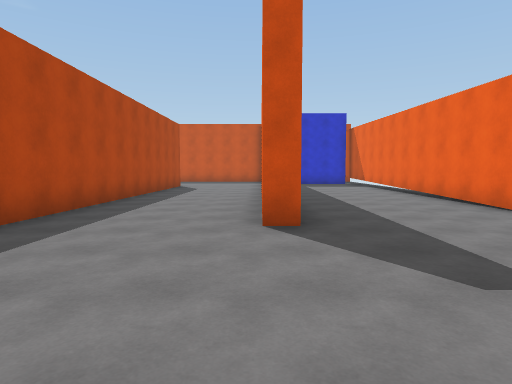
view 1 (above)

21 first-person views from a walk through a scene from a Unity 3-D project. The camera is 1.5 m above the floor, tilts 4° down and sees 75° across. The floor is counted in squares, 2 m on a side. Each view is taken from the middle of a square. On the plan, view 1 faces up. The plan holds only what a view shows up to about 11 squares ahead; the rest is blank. The place goes on beyond the plan.

view 2
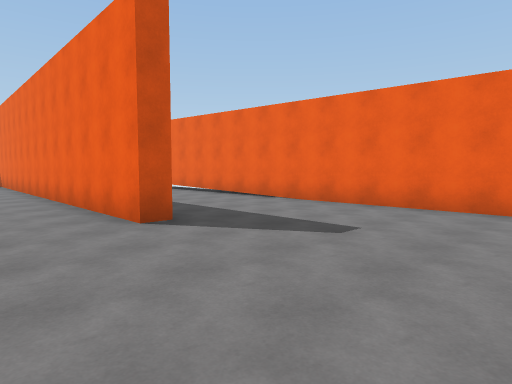

view 3
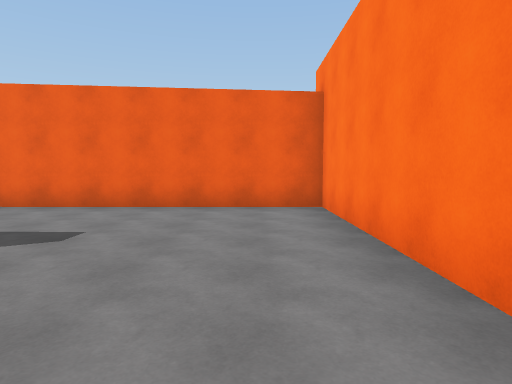

view 4
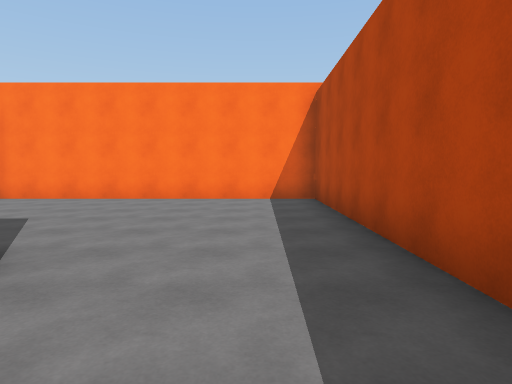

view 5
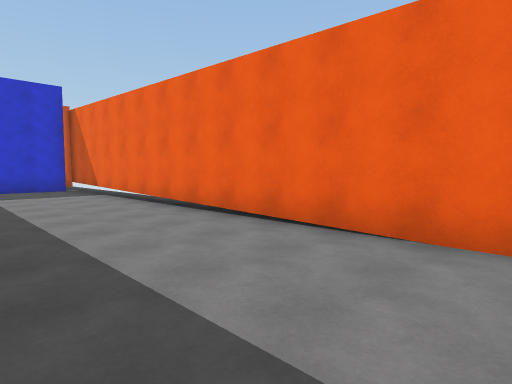

view 6
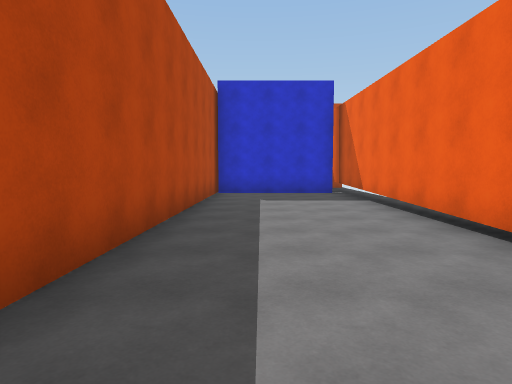

view 7
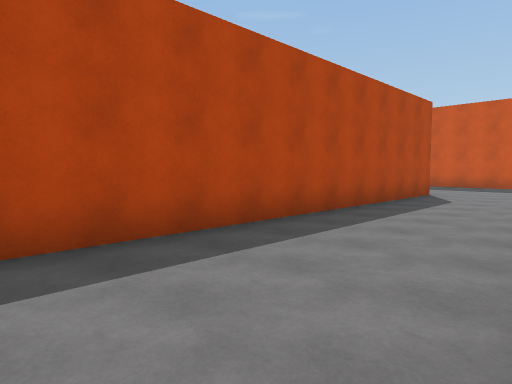

view 8
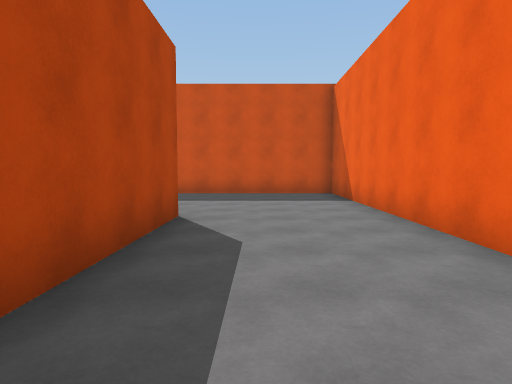

view 9
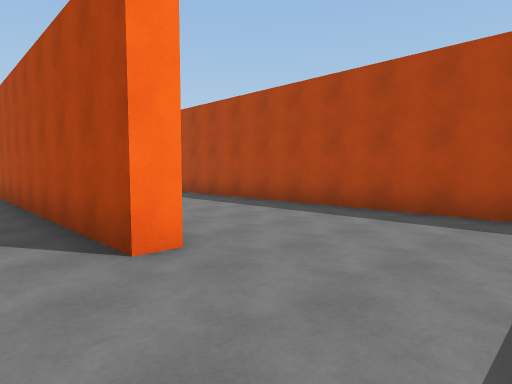

view 10
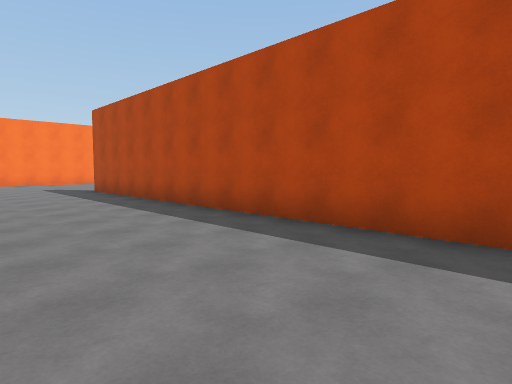

view 11
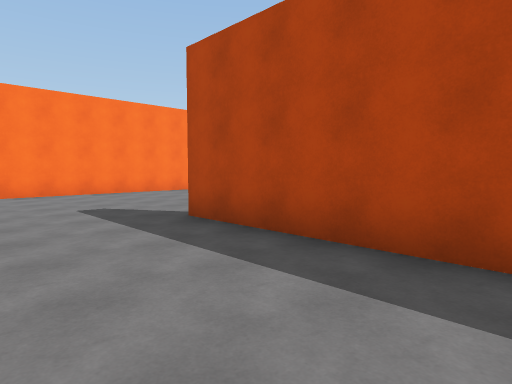

view 12
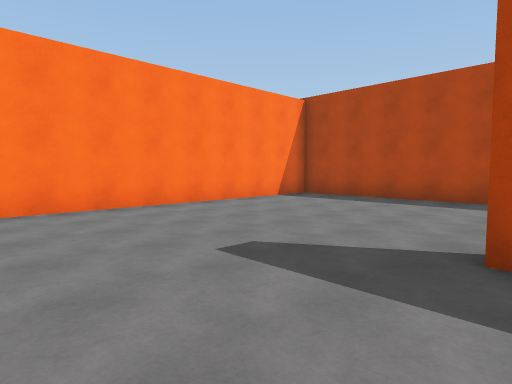

view 13
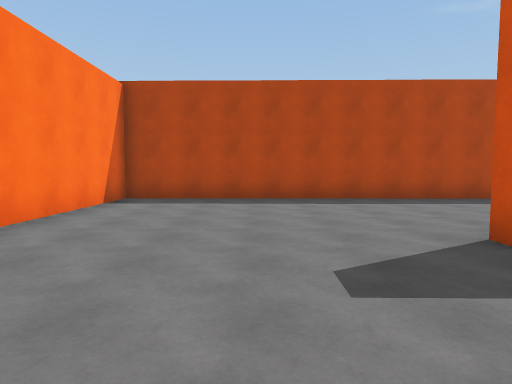

view 14
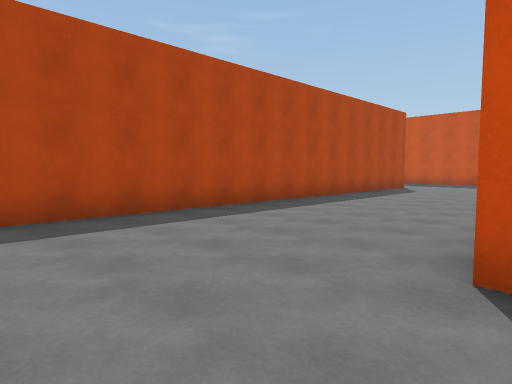

view 15
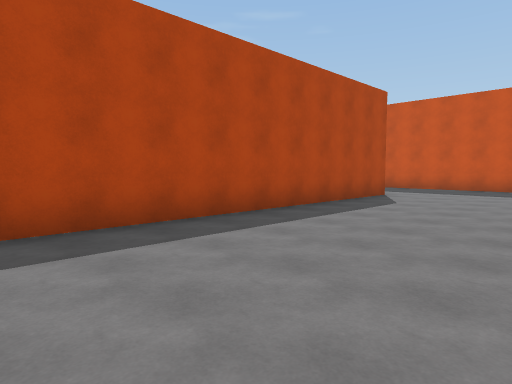

view 16
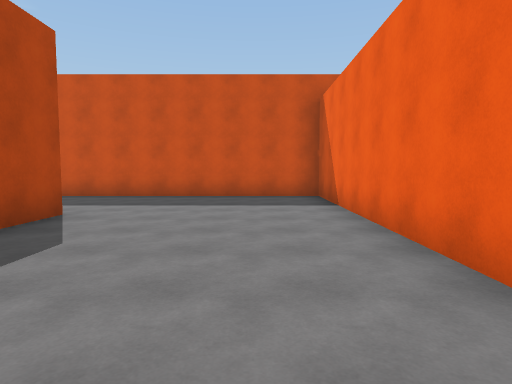

view 17
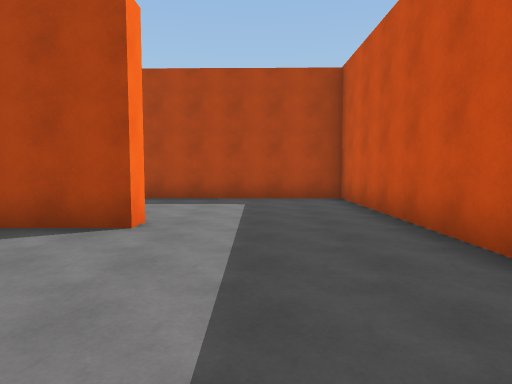

view 18
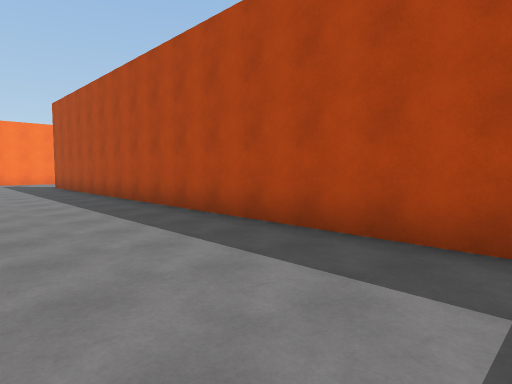

view 19
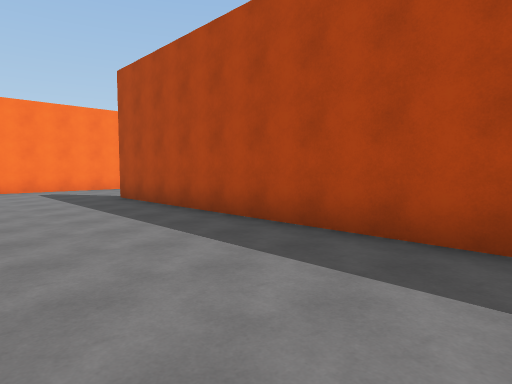

view 20
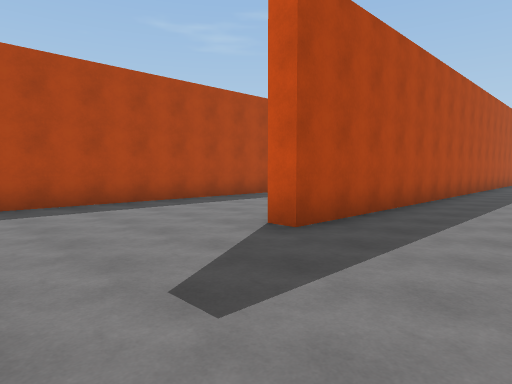

view 21
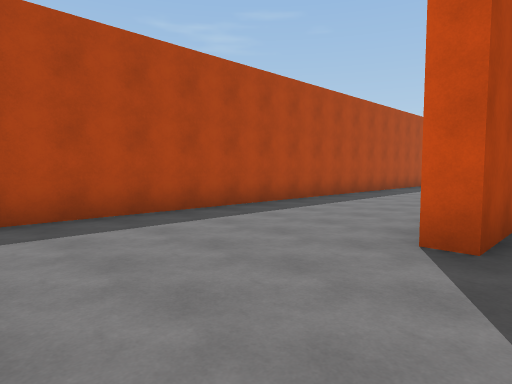

### Floor plan
Points are (right, up) in squares from view 1. A wall is a line through its corners. A room is listed if a view was taken in it or the views show most of it. See-through windows are left out.
Room 1 (views 1, 2, 3, 4, 5, 6, 7, 8)
walls: (0.6, 4.3) (0.1, 4.3) (0.2, 15.5); (-3.2, 14.3) (-3.5, -1.3) (4.5, -1.3) (4.6, 17); (0.8, 16.9) (0.6, 7.7); (4.4, 16.3) (0.8, 16.3)
ways out: opening at (-1.5, 14.5) to room 2
Room 2 (views 9, 10, 11, 12, 13, 14, 15, 16, 17, 18, 19, 20, 21)
walls: (-8.4, 12) (-8.3, 19.2) (-17.4, 19.2) (-17.6, 2.4) (-18.2, 2.4); (-13.7, 15.4) (-13.2, 15.4) (-13.4, -1.3) (-5.8, -1.3); (-7.8, 16.3) (-8, 4.5); (-3.7, 14.3) (-3.2, 14.3); (-22.2, 9.4) (-22.3, -0.3); (-17.4, -1.3) (-15.6, -1.3); (0.2, 15.5) (0.3, 19.2) (-4.4, 19.2)
ways out: opening at (-1.5, 14.5) to room 1

Where each view was taken, in squares from view 1:
view 1: 0 up, 0 right, facing up
view 2: 0 up, 2 left, facing up-right
view 3: 0 up, 2 left, facing right
view 4: 7 up, 2 left, facing down
view 5: 4 up, 1 right, facing up-right
view 6: 6 up, 2 right, facing up
view 7: 4 up, 0 right, facing up-left
view 8: 9 up, 2 left, facing up
view 9: 17 up, 2 left, facing down-left
view 10: 16 up, 4 left, facing down-left
view 11: 9 up, 5 left, facing down-left
view 12: 5 up, 5 left, facing down-left
view 13: 2 up, 5 left, facing left
view 14: 2 up, 8 left, facing up-left
view 15: 6 up, 9 left, facing up-left
view 16: 10 up, 10 left, facing up
view 17: 17 up, 9 left, facing left
view 18: 17 up, 14 left, facing down-left
view 19: 11 up, 14 left, facing down-left
view 20: 1 down, 15 left, facing up-left
view 21: 1 down, 17 left, facing up-left
